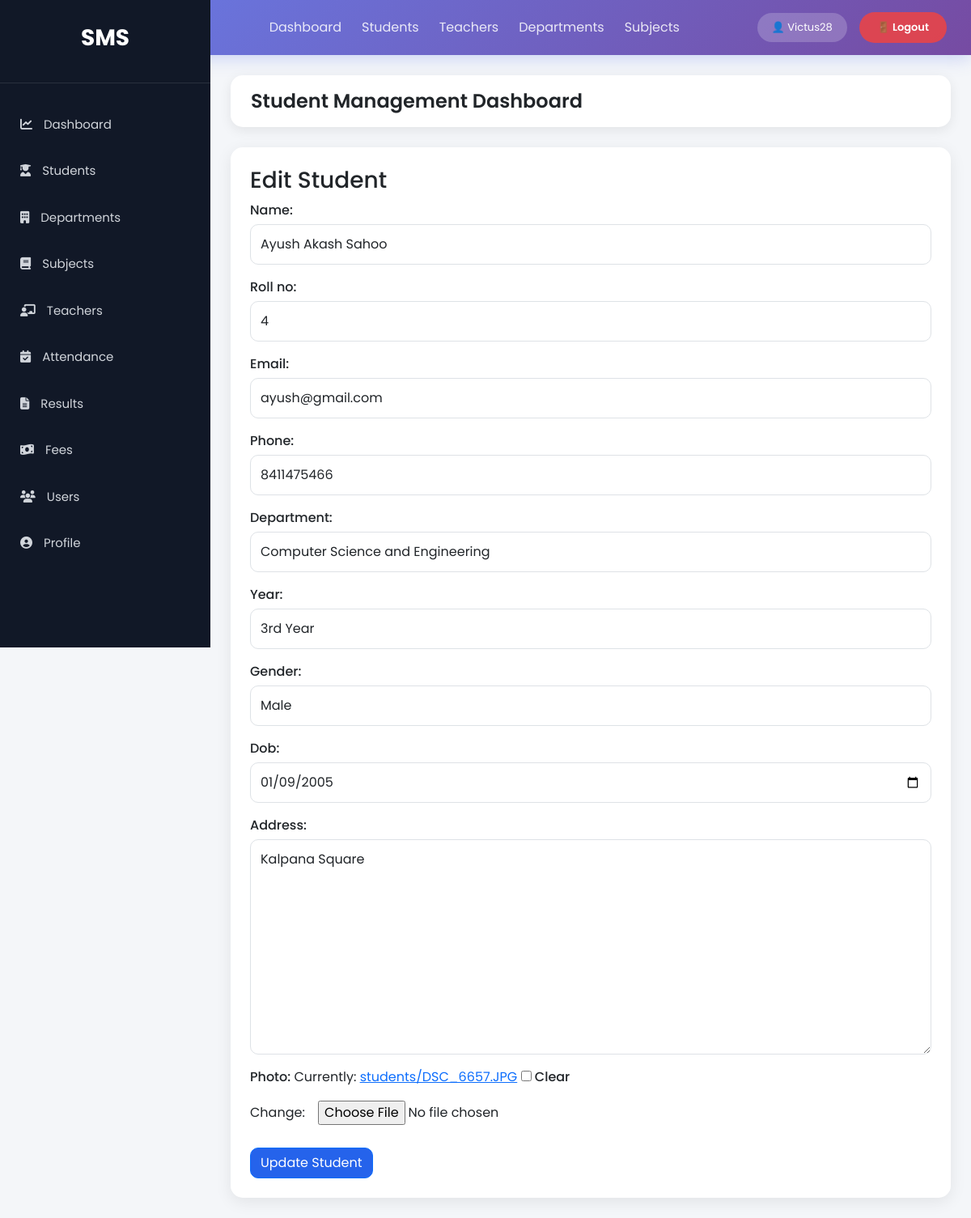
Page /students/edit/4/ (signed in) on the committed database.
### StudentManage_app/models.py (models this page shows, shortened)
class Student(models.Model):
    YEAR_CHOICES = (
        ('1st Year', '1st Year'),
        ('2nd Year', '2nd Year'),
        ('3rd Year', '3rd Year'),
        ('4th Year', '4th Year'),
    )
    GENDER_CHOICES = (
        ('Male', 'Male'),
        ('Female', 'Female'),
        ('Other', 'Other'),
    )
    name = models.CharField(max_length=100)
    roll_no = models.CharField(max_length=20, unique=True)
    email = models.EmailField(unique=True)
    phone = models.CharField(max_length=15)
    department = models.ForeignKey(Department, on_delete=models.CASCADE, related_name='students')
    year = models.CharField(max_length=20, choices=YEAR_CHOICES)
    gender = models.CharField(max_length=20, choices=GENDER_CHOICES)
    dob = models.DateField()
    address = models.TextField()
    photo = models.ImageField(upload_to='students/', blank=True, null=True)
    created_at = models.DateTimeField(auto_now_add=True,null=True,blank=True)
    class Meta:
        ordering = ['-name']

class Department(models.Model):
    name = models.CharField(max_length=100)
    hod = models.ForeignKey(
        'Teacher',  # Use string reference to avoid circular import
        on_delete=models.SET_NULL,  # Keep department if teacher is deleted
        null=True,
        blank=True,
        related_name='headed_departments'  # Access from Teacher side
    )
    def __str__(self):
        return self.name

### StudentManage_app/views.py (the view)
# urls.py: path('students/edit/<int:id>/',views.edit_student,name='edit_student'),
@login_required
def edit_student(request, id):
    student = get_object_or_404(Student, id=id)
    if request.method == 'POST':
        form = StudentForm(request.POST, request.FILES, instance=student)
        if form.is_valid():
            form.save()
            return redirect('student_list')
    else:
        form = StudentForm(instance=student)
    context = {'form': form, 'student': student}
    return render(request, 'StudentManage_app/edit.html', context)

### StudentManage_app/forms.py
class StudentForm(forms.ModelForm):
    class Meta:
        model = Student
        fields = '__all__'  #the auto generated form will include all the fields of the model
        widgets = {
            'name': forms.TextInput(attrs={'class': 'form-control'}),
            'roll_no': forms.TextInput(attrs={'class': 'form-control'}),
            'email': forms.EmailInput(attrs={'class': 'form-control'}),
            'phone': forms.TextInput(attrs={'class': 'form-control'}),
            'department': forms.Select(attrs={'class': 'form-control'}),
            'year': forms.Select(attrs={'class': 'form-control'}),
            'gender': forms.Select(attrs={'class': 'form-control'}),
            'dob': forms.DateInput(attrs={'type': 'date','class': 'form-control'}),
            'address': forms.Textarea(attrs={'class': 'form-control'}),
        }

### StudentManage_app/templates/StudentManage_app/edit.html (shortened to what this page needs)
{% extends 'base.html' %}
{% block content %}
<div class="card p-4">
<h3>Edit Student</h3>
<form method="POST"
enctype="multipart/form-data">
{{ form.as_p }}
<button class="btn btn-primary">
Update Student
</button>
</form>
</div>
{% endblock %}

### StudentManage_app/templates/base.html (shortened to what this page needs)
<!DOCTYPE html>
<html lang="en">
<head>
<link href="https://cdn.jsdelivr.net/npm/bootstrap@5.3.3/dist/css/bootstrap.min.css" rel="stylesheet">
<link href="https://cdnjs.cloudflare.com/ajax/libs/font-awesome/6.5.1/css/all.min.css" rel="stylesheet">
<link rel="stylesheet" href="/static/css/style.css?v=5">
</head>
<body>
<nav style="
    background: linear-gradient(135deg, #667eea 0%, #764ba2 100%);
    padding: 15px 30px;
    display: flex;
    justify-content: space-between;
    align-items: center;
    color: white;
    box-shadow: 0 4px 20px rgba(102, 126, 234, 0.3);
">
    <div style="font-size: 20px; font-weight: 700;">
    </div>
    <div style="display: flex; gap: 25px; align-items: center;">
        <a href="{% url 'dashboard' %}" style="color: rgba(255,255,255,0.85); text-decoration: none;">Dashboard</a>
        <a href="{% url 'student_list' %}" style="color: rgba(255,255,255,0.85); text-decoration: none;">Students</a>
        <a href="{% url 'teacher_list' %}" style="color: rgba(255,255,255,0.85); text-decoration: none;">Teachers</a>
        <a href="{% url 'department_list' %}" style="color: rgba(255,255,255,0.85); text-decoration: none;">Departments</a>
        <a href="{% url 'subject_list' %}" style="color: rgba(255,255,255,0.85); text-decoration: none;">Subjects</a>
    </div>
    {% if user.is_authenticated %}
    <div style="display: flex; align-items: center; gap: 15px;">
        <span style="background: rgba(255,255,255,0.2); padding: 8px 18px; border-radius: 25px; font-size: 13px;">
            👤 {{ user.username }}
        </span>
        <form method="post" action="{% url 'login' %}" style="display: inline; margin: 0;">
            <button type="submit" style="
                background: rgba(239, 68, 68, 0.85);
                color: white;
                border: none;
                padding: 9px 22px;
                border-radius: 25px;
                font-size: 13px;
                font-weight: 600;
                cursor: pointer;
                transition: all 0.3s;
            " onmouseover="this.style.background='rgba(239, 68, 68, 1)'"
            onmouseout="this.style.background='rgba(239, 68, 68, 0.85)'">
                🚪 Logout
            </button>
        </form>
    </div>
    {% endif %}
</nav>
<div class="wrapper">
    <aside class="sidebar">
        <div class="logo">
            <h3>SMS</h3>
        </div>
        <ul>
<li>
<a href="{% url 'dashboard' %}">
<i class="fas fa-chart-line"></i>
Dashboard
</a>
</li>
<li>
<a href="{% url 'student_list' %}">
<i class="fas fa-user-graduate"></i>
Students
</a>
</li>
<li>
<a href="{% url 'department_list' %}">
<i class="fas fa-building"></i>
Departments
</a>
</li>
<li>
<a href="{% url 'subject_list' %}">
<i class="fas fa-book"></i>
Subjects
</a>
</li>
<li>
<a href="{% url 'teacher_list' %}">
<i class="fas fa-chalkboard-teacher"></i>
Teachers
</a>
</li>
<li>
    <a href="{% url 'attendance_dashboard' %}">
        <i class="fas fa-calendar-check"></i>
        Attendance
    </a>
</li>
<li>
    <a href="{% url 'result_list' %}">
        <i class="fas fa-file-alt"></i>
        Results
    </a>
</li>
<li>
<a href="{% url 'fee_list' %}">
<i class="fas fa-money-bill-wave"></i>
Fees
</a>
</li>
<li>
<a href="{% url 'user_list' %}">
<i class="fas fa-users"></i>
Users
</a>
</li>
<li>
<a href="{% url 'profile' %}">
<i class="fas fa-user-circle"></i>
Profile
</a>
</li>
</ul>
</aside>
    <main class="content">
        <div class="topbar">
            <h4>Student Management Dashboard</h4>
        </div>
        {% block content %}
        {% endblock %}
    </main>
</div>
</body>
</html>

### StudentManage_app/static/css/style.css (style rules this page uses)
* { margin:0; padding:0; box-sizing:border-box; font-family:'Poppins',sans-serif; }
body { background:#f4f7fc; }
.wrapper { display:flex; min-height:100vh; }
.sidebar { width:260px; background:#111827; min-height:100vh; color:white; position:fixed; left:0; top:0; overflow:auto; }
.logo { text-align:center; padding:30px; border-bottom:1px solid rgba(255,255,255,.1); }
.logo h3 { font-size:28px; font-weight:700; color:white; }
.sidebar ul { list-style:none; padding:20px 0; }
.sidebar ul li { margin:5px 0; }
.sidebar ul li a { display:block; padding:15px 25px; color:#d1d5db; text-decoration:none; transition:.3s; font-size:15px; }
.sidebar ul li a i { margin-right:10px; }
.content { margin-left:260px; width:100%; padding:25px; }
.topbar { background:white; padding:18px 25px; border-radius:15px; box-shadow:0 4px 15px rgba(0,0,0,.08); margin-bottom:25px; }
.topbar h4 { margin:0; font-weight:600; }
.card { border:none; border-radius:18px; box-shadow:0 5px 20px rgba(0,0,0,.08); }
.btn { border-radius:10px; }
.btn-primary { background:#2563eb; }
form input, form select, form textarea { border-radius:10px !important; padding:12px !important; }
form label { margin-bottom:5px; font-weight:500; }
.card { border-radius:15px; }
body { background:#f4f6f9; }

### rows in the picture
Student: name "Ayush Akash Sahoo", roll_no "4", email "ayush@gmail.com", phone "8411475466", department "Computer Science and Engineering", year "3rd Year", gender "Male", dob "01/09/2005", address "Kalpana Square"

### other values in the picture
{{ user.username }} "Victus28"
